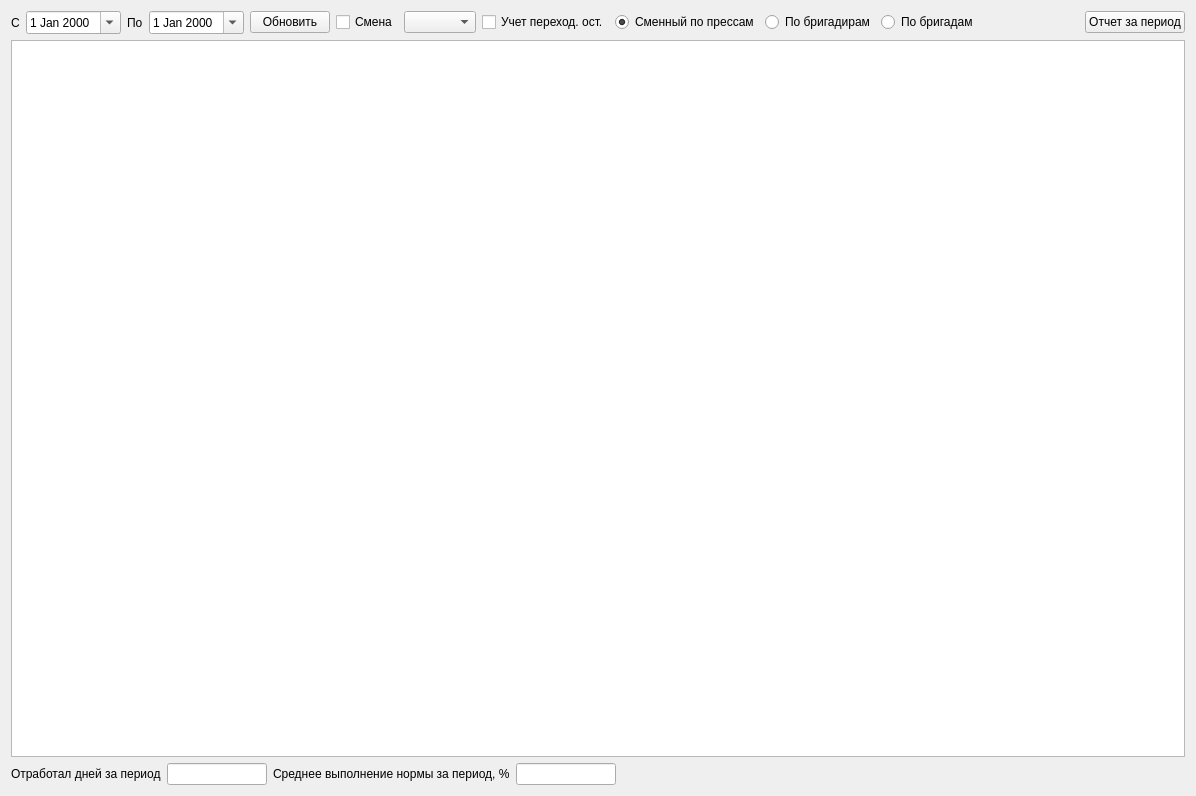
<?xml version="1.0" encoding="UTF-8"?>
<ui version="4.0">
 <class>FormRepNorm</class>
 <widget class="QWidget" name="FormRepNorm">
  <property name="geometry">
   <rect>
    <x>0</x>
    <y>0</y>
    <width>1196</width>
    <height>796</height>
   </rect>
  </property>
  <property name="windowTitle">
   <string>Выполнение норм</string>
  </property>
  <layout class="QVBoxLayout" name="verticalLayout">
   <item>
    <layout class="QHBoxLayout" name="horizontalLayout">
     <item>
      <widget class="QLabel" name="label">
       <property name="text">
        <string>С</string>
       </property>
      </widget>
     </item>
     <item>
      <widget class="DateEdit" name="dateBeg">
       <property name="calendarPopup">
        <bool>true</bool>
       </property>
      </widget>
     </item>
     <item>
      <widget class="QLabel" name="label_3">
       <property name="text">
        <string>По</string>
       </property>
      </widget>
     </item>
     <item>
      <widget class="DateEdit" name="dateEnd">
       <property name="calendarPopup">
        <bool>true</bool>
       </property>
      </widget>
     </item>
     <item>
      <widget class="QPushButton" name="cmdRefresh">
       <property name="text">
        <string>Обновить</string>
       </property>
      </widget>
     </item>
     <item>
      <widget class="QCheckBox" name="checkSm">
       <property name="text">
        <string>Смена</string>
       </property>
      </widget>
     </item>
     <item>
      <widget class="QComboBox" name="comboBox"/>
     </item>
     <item>
      <widget class="QCheckBox" name="checkBoxPo">
       <property name="text">
        <string>Учет переход. ост.</string>
       </property>
      </widget>
     </item>
     <item>
      <widget class="QRadioButton" name="radioButtonLine">
       <property name="text">
        <string>Сменный по прессам</string>
       </property>
       <property name="checked">
        <bool>true</bool>
       </property>
      </widget>
     </item>
     <item>
      <widget class="QRadioButton" name="radioButtonEmp">
       <property name="text">
        <string>По бригадирам</string>
       </property>
      </widget>
     </item>
     <item>
      <widget class="QRadioButton" name="radioButtonSm">
       <property name="text">
        <string>По бригадам</string>
       </property>
      </widget>
     </item>
     <item>
      <spacer name="horizontalSpacer">
       <property name="orientation">
        <enum>Qt::Horizontal</enum>
       </property>
       <property name="sizeHint" stdset="0">
        <size>
         <width>499</width>
         <height>20</height>
        </size>
       </property>
      </spacer>
     </item>
     <item>
      <widget class="QPushButton" name="cmdOtchPer">
       <property name="text">
        <string>Отчет за период</string>
       </property>
      </widget>
     </item>
    </layout>
   </item>
   <item>
    <widget class="DbViewer" name="jobView">
     <property name="editTriggers">
      <set>QAbstractItemView::NoEditTriggers</set>
     </property>
     <property name="sortingEnabled">
      <bool>true</bool>
     </property>
     <attribute name="verticalHeaderVisible">
      <bool>false</bool>
     </attribute>
    </widget>
   </item>
   <item>
    <layout class="QHBoxLayout" name="horizontalLayout_2">
     <item>
      <widget class="QLabel" name="label_2">
       <property name="text">
        <string>Отработал дней за период</string>
       </property>
      </widget>
     </item>
     <item>
      <widget class="QLineEdit" name="lineEditDay">
       <property name="maximumSize">
        <size>
         <width>100</width>
         <height>16777215</height>
        </size>
       </property>
       <property name="alignment">
        <set>Qt::AlignRight|Qt::AlignTrailing|Qt::AlignVCenter</set>
       </property>
       <property name="readOnly">
        <bool>true</bool>
       </property>
      </widget>
     </item>
     <item>
      <widget class="QLabel" name="label_4">
       <property name="text">
        <string>Среднее выполнение нормы за период, %</string>
       </property>
      </widget>
     </item>
     <item>
      <widget class="QLineEdit" name="lineEditVip">
       <property name="maximumSize">
        <size>
         <width>100</width>
         <height>16777215</height>
        </size>
       </property>
       <property name="alignment">
        <set>Qt::AlignRight|Qt::AlignTrailing|Qt::AlignVCenter</set>
       </property>
       <property name="readOnly">
        <bool>true</bool>
       </property>
      </widget>
     </item>
     <item>
      <spacer name="horizontalSpacer_2">
       <property name="orientation">
        <enum>Qt::Horizontal</enum>
       </property>
       <property name="sizeHint" stdset="0">
        <size>
         <width>40</width>
         <height>20</height>
        </size>
       </property>
      </spacer>
     </item>
    </layout>
   </item>
   <item>
    <layout class="QHBoxLayout" name="horizontalLayoutZon"/>
   </item>
  </layout>
 </widget>
 <layoutdefault spacing="6" margin="11"/>
 <customwidgets>
  <customwidget>
   <class>DateEdit</class>
   <extends>QDateEdit</extends>
   <header>db/dbviewer.h</header>
  </customwidget>
  <customwidget>
   <class>DbViewer</class>
   <extends>QTableView</extends>
   <header>db/dbviewer.h</header>
  </customwidget>
 </customwidgets>
 <resources/>
 <connections/>
</ui>
